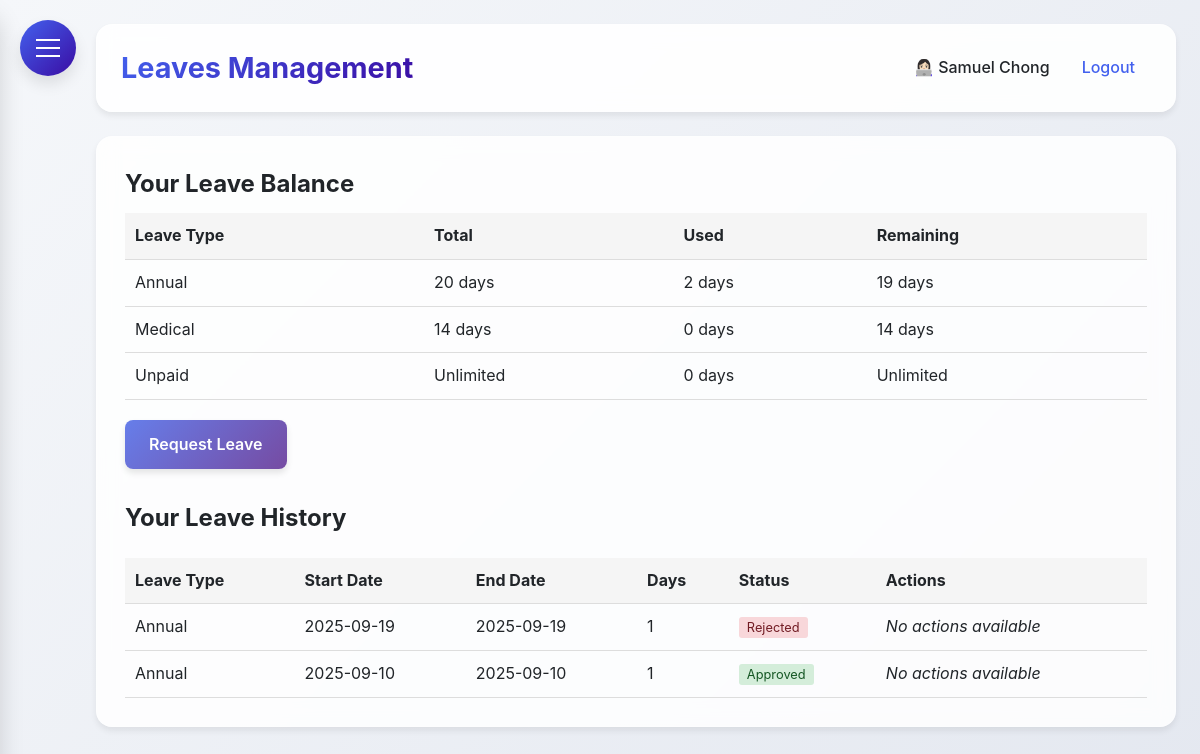
The app's page /leaves (signed in), older data.
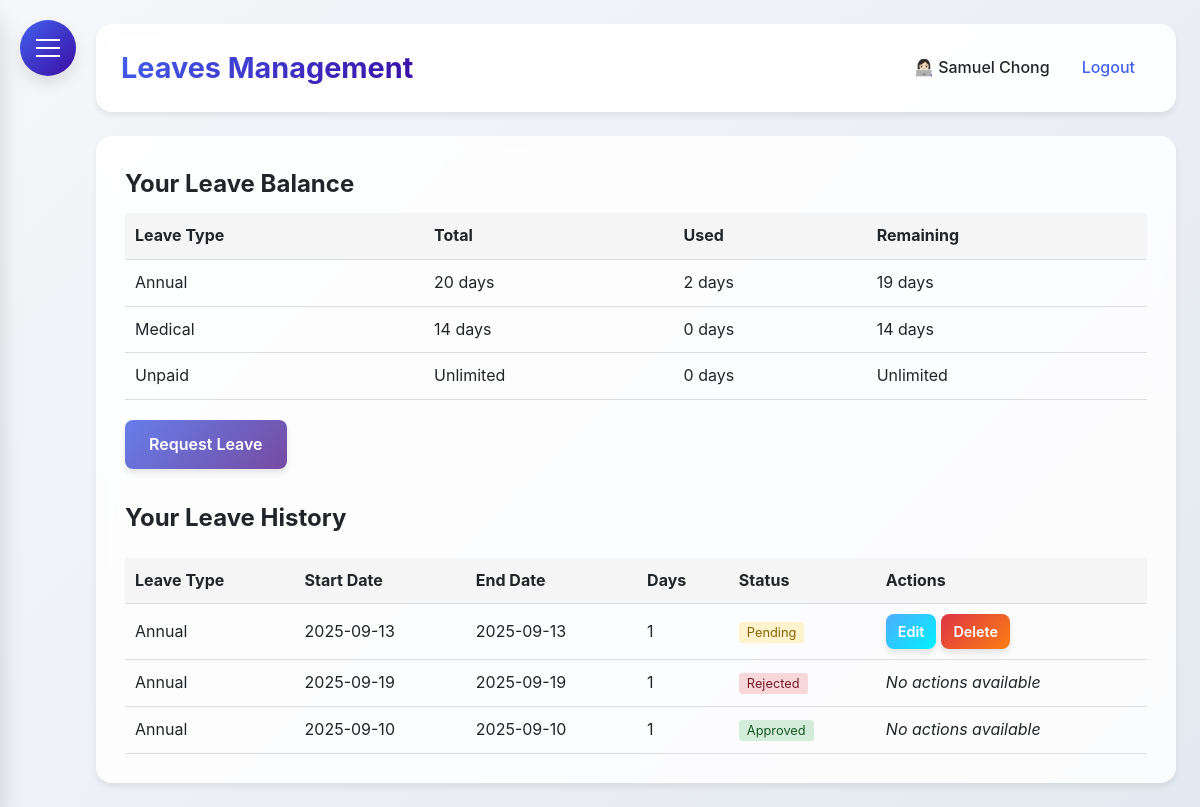
The same page, newer data.
### HerculesSystem.py (models this page shows)
class LeaveBalance(db.Model):
    id = db.Column(db.Integer, primary_key=True)
    employee_id = db.Column(db.Integer, db.ForeignKey('employee.id'), nullable=False)
    leave_type = db.Column(db.String(20), nullable=False)
    total_days = db.Column(db.Integer, default=0)
    used_days = db.Column(db.Integer, default=0)
    remaining_days = db.Column(db.Integer, default=0)
    updated_at = db.Column(db.DateTime, default=datetime.utcnow)
    employee = db.relationship('Employee', back_populates='leave_balances')

class LeaveRequest(db.Model):
    id = db.Column(db.Integer, primary_key=True)
    employee_id = db.Column(db.Integer, db.ForeignKey('employee.id'), nullable=False)
    start_date = db.Column(db.Date, nullable=False)
    end_date = db.Column(db.Date, nullable=False)
    leave_type = db.Column(db.String(50), nullable=False)
    reason = db.Column(db.Text)
    attachment_filename = db.Column(db.String(255))
    status = db.Column(db.String(20), default='pending')
    days_requested = db.Column(db.Integer, nullable=False)
    created_at = db.Column(db.DateTime, default=datetime.utcnow)
    approved_at = db.Column(db.DateTime)
    employee = db.relationship('Employee', backref=db.backref('leave_requests', lazy=True))

### HerculesSystem.py (the view)
@app.route('/leaves')
@login_required
def leaves():
    if current_user.user_type in ['admin', 'supervisor']:
        pending_requests = LeaveRequest.query.filter_by(status='pending').all()
        return render_template('leaves.html', pending_requests=pending_requests)
    else:
        user_requests = LeaveRequest.query.filter_by(employee_id=current_user.id).order_by(LeaveRequest.created_at.desc()).all()
        return render_template('leaves.html', user_requests=user_requests)

### HerculesSystem.py (called while the page is built)
@app.after_request
def add_security_headers(response):
    response.headers['Permissions-Policy'] = 'geolocation=()'
    return response

@login_manager.user_loader
def load_user(user_id):
    return db.session.get(Employee, int(user_id))

@app.context_processor
def inject_now():
    return {'now': datetime.utcnow()}

@app.before_request
def before_request():
    if request.url.startswith('https://'):
        new_url = request.url.replace('https://', 'http://', 1)
        return redirect(new_url, code=301)

### templates/leaves.html (shortened to what the changed rows need)
{% extends "base.html" %}
{% block content %}
{% if current_user.user_type in ['admin', 'supervisor'] %}
<div style="display: flex; gap: 10px; margin-bottom: 20px;">
    <a href="{{ url_for('all_leaves') }}" class="btn" style="background: linear-gradient(135deg, #667eea 0%, #764ba2 100%);">
        All Leaves
    </a>
    <a href="{{ url_for('manage_leave_balances') }}" class="btn" style="background: linear-gradient(135deg, #4facfe 0%, #2986cc 100%);">
        Manage Leaves
    </a>
</div>
<h2>Pending Leave Requests</h2>
{% if pending_requests %}
<table class="pending-requests-table desktop-view" style="width: 100%; border-collapse: collapse; margin-top: 20px;">
    <thead>
        <tr style="background: #f5f5f5;">
            <th style="padding: 10px; text-align: left; border-bottom: 1px solid #ddd;">Employee</th>
            <th style="padding: 10px; text-align: left; border-bottom: 1px solid #ddd;">Leave Type</th>
            <th style="padding: 10px; text-align: left; border-bottom: 1px solid #ddd;">Start Date</th>
            <th style="padding: 10px; text-align: left; border-bottom: 1px solid #ddd;">End Date</th>
            <th style="padding: 10px; text-align: left; border-bottom: 1px solid #ddd;">Days</th>
            <th style="padding: 10px; text-align: left; border-bottom: 1px solid #ddd;">Reason</th>
            <th style="padding: 10px; text-align: left; border-bottom: 1px solid #ddd;">Attachment</th>
            <th style="padding: 10px; text-align: left; border-bottom: 1px solid #ddd;">Actions</th>
        </tr>
    </thead>
    <tbody>
        {% for request in pending_requests %}
        <tr>
            <td style="padding: 10px; border-bottom: 1px solid #ddd;">{{ request.employee.full_name }}</td>
            <td style="padding: 10px; border-bottom: 1px solid #ddd;">{{ request.leave_type|title }}</td>
            <td style="padding: 10px; border-bottom: 1px solid #ddd;">{{ request.start_date.strftime('%Y-%m-%d') }}</td>
            <td style="padding: 10px; border-bottom: 1px solid #ddd;">{{ request.end_date.strftime('%Y-%m-%d') }}</td>
            <td style="padding: 10px; border-bottom: 1px solid #ddd;">{{ request.days_requested }}</td>
            <td style="padding: 10px; border-bottom: 1px solid #ddd;">{{ request.reason }}</td>
            <td style="padding: 10px; border-bottom: 1px solid #ddd;">
                {% if request.attachment_filename %}
                    <a href="{{ url_for('download_attachment', filename=request.attachment_filename) }}" target="_blank" style="color: #4361ee; text-decoration: none;">
                        View Attachment
                    </a>
                {% else %}
                    None
                {% endif %}
            </td>
            <td style="padding: 10px; border-bottom: 1px solid #ddd;">
                <div style="display: flex; flex-direction: column; gap: 5px;">
                    <a href="{{ url_for('approve_leave', request_id=request.id) }}" class="btn btn-sm" style="background: linear-gradient(135deg, #28a745 0%, #20c997 100%);">
                        Approve
                    </a>
                    <a href="{{ url_for('reject_leave', request_id=request.id) }}" class="btn btn-sm" style="background: linear-gradient(135deg, #dc3545 0%, #fd7e14 100%);">
                        Reject
                    </a>
                </div>
            </td>
        </tr>
        {% endfor %}
    </tbody>
</table>
<div class="mobile-view" style="display: none;">
    {% for request in pending_requests %}
    <div style="border: 1px solid #ddd; border-radius: 5px; padding: 15px; margin-bottom: 15px;">
        <div style="margin-bottom: 10px;">
            <strong>Employee:</strong> {{ request.employee.full_name }}
        </div>
        <div style="margin-bottom: 10px;">
            <strong>Leave Type:</strong> {{ request.leave_type|title }}
        </div>
        <div style="margin-bottom: 10px;">
            <strong>Dates:</strong> {{ request.start_date.strftime('%Y-%m-%d') }} to {{ request.end_date.strftime('%Y-%m-%d') }}
        </div>
        <div style="margin-bottom: 10px;">
            <strong>Days:</strong> {{ request.days_requested }}
        </div>
        <div style="margin-bottom: 10px;">
            <strong>Reason:</strong> {{ request.reason }}
        </div>
        <div style="margin-bottom: 10px;">
            <strong>Attachment:</strong>
            {% if request.attachment_filename %}
                <a href="{{ url_for('download_attachment', filename=request.attachment_filename) }}" target="_blank" style="color: #4361ee; text-decoration: none;">
                    View Attachment
                </a>
            {% else %}
                None
            {% endif %}
        </div>
        <div style="display: flex; flex-direction: column; gap: 10px; margin-top: 15px;">
            <a href="{{ url_for('approve_leave', request_id=request.id) }}" class="btn btn-sm" style="background: linear-gradient(135deg, #28a745 0%, #20c997 100%);">
                Approve
            </a>
            <a href="{{ url_for('reject_leave', request_id=request.id) }}" class="btn btn-sm" style="background: linear-gradient(135deg, #dc3545 0%, #fd7e14 100%);">
                Reject
            </a>
        </div>
    </div>
    {% endfor %}
</div>
{% else %}
<p>No pending leave requests.</p>
{% endif %}
{% else %}
<h2>Your Leave Balance</h2>
<table style="width: 100%; border-collapse: collapse; margin-top: 10px; margin-bottom: 20px;">
    <thead>
        <tr style="background: #f5f5f5;">
            <th style="padding: 10px; text-align: left; border-bottom: 1px solid #ddd;">Leave Type</th>
            <th style="padding: 10px; text-align: left; border-bottom: 1px solid #ddd;">Total</th>
            <th style="padding: 10px; text-align: left; border-bottom: 1px solid #ddd;">Used</th>
            <th style="padding: 10px; text-align: left; border-bottom: 1px solid #ddd;">Remaining</th>
        </tr>
    </thead>
    <tbody>
        {% for balance in current_user.leave_balances %}
        <tr>
            <td style="padding: 10px; border-bottom: 1px solid #ddd;">{{ balance.leave_type|title }}</td>
            <td style="padding: 10px; border-bottom: 1px solid #ddd;">
                {% if balance.leave_type == 'unpaid' %}Unlimited{% else %}{{ balance.total_days }} days{% endif %}
            </td>
            <td style="padding: 10px; border-bottom: 1px solid #ddd;">{{ balance.used_days }} days</td>
            <td style="padding: 10px; border-bottom: 1px solid #ddd;">
                {% if balance.leave_type == 'unpaid' %}Unlimited{% else %}{{ balance.remaining_days }} days{% endif %}
            </td>
        </tr>
        {% endfor %}
    </tbody>
</table>
<h2>Your Leave History</h2>
{% if user_requests %}
<table style="width: 100%; border-collapse: collapse; margin-top: 20px;">
    <thead>
        <tr style="background: #f5f5f5;">
            <th style="padding: 10px; text-align: left; border-bottom: 1px solid #ddd;">Leave Type</th>
            <th style="padding: 10px; text-align: left; border-bottom: 1px solid #ddd;">Start Date</th>
            <th style="padding: 10px; text-align: left; border-bottom: 1px solid #ddd;">End Date</th>
            <th style="padding: 10px; text-align: left; border-bottom: 1px solid #ddd;">Days</th>
            <th style="padding: 10px; text-align: left; border-bottom: 1px solid #ddd;">Status</th>
            <th style="padding: 10px; text-align: left; border-bottom: 1px solid #ddd;">Actions</th>
        </tr>
    </thead>
    <tbody>
        {% for request in user_requests %}
        <tr>
            <td style="padding: 10px; border-bottom: 1px solid #ddd;">{{ request.leave_type|title }}</td>
            <td style="padding: 10px; border-bottom: 1px solid #ddd;">{{ request.start_date.strftime('%Y-%m-%d') }}</td>
            <td style="padding: 10px; border-bottom: 1px solid #ddd;">{{ request.end_date.strftime('%Y-%m-%d') }}</td>
            <td style="padding: 10px; border-bottom: 1px solid #ddd;">{{ request.days_requested }}</td>
            <td style="padding: 10px; border-bottom: 1px solid #ddd;">
                <span style="
                    padding: 3px 8px;
                    border-radius: 3px;
                    font-size: 0.8rem;
                    {% if request.status == 'approved' %}
                        background: #d4edda; color: #155724;
                    {% elif request.status == 'rejected' %}
                        background: #f8d7da; color: #721c24;
                    {% else %}
                        background: #fff3cd; color: #856404;
                    {% endif %}
                ">
                    {{ request.status|title }}
                </span>
            </td>
            <td style="padding: 10px; border-bottom: 1px solid #ddd;">
                {% if request.status == 'pending' %}
                <div style="display: flex; gap: 5px;">
                    <a href="{{ url_for('edit_leave', request_id=request.id) }}"
                       class="btn btn-sm" style="background: linear-gradient(135deg, #4facfe 0%, #00f2fe 100%);">
                        Edit
                    </a>
                    <a href="{{ url_for('delete_leave', request_id=request.id) }}"
                       class="btn btn-sm" style="background: linear-gradient(135deg, #dc3545 0%, #fd7e14 100%);"
                       onclick="return confirm('Are you sure you want to delete this leave request?')">
                        Delete
                    </a>
                </div>
                {% else %}
                <em>No actions available</em>
                {% endif %}
            </td>
        </tr>
        {% endfor %}
    </tbody>
</table>
{% else %}
<p>You haven't submitted any leave requests yet.</p>
{% endif %}
{% endif %}
{% endblock %}

Row changes from the older to the newer data that the page shows:
added LeaveRequest: leave_type "Annual", start_date "2025-09-13", end_date "2025-09-13", days_requested "1", status "Pending"
